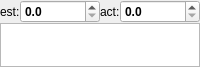
<?xml version="1.0" encoding="UTF-8"?>
<ui version="4.0">
 <class>nodeLookW</class>
 <widget class="QWidget" name="nodeLookW">
  <property name="geometry">
   <rect>
    <x>0</x>
    <y>0</y>
    <width>200</width>
    <height>67</height>
   </rect>
  </property>
  <property name="sizePolicy">
   <sizepolicy hsizetype="Ignored" vsizetype="Preferred">
    <horstretch>0</horstretch>
    <verstretch>0</verstretch>
   </sizepolicy>
  </property>
  <property name="windowTitle">
   <string>Form</string>
  </property>
  <layout class="QVBoxLayout" name="verticalLayout">
   <property name="spacing">
    <number>0</number>
   </property>
   <property name="margin">
    <number>0</number>
   </property>
   <item>
    <layout class="QHBoxLayout" name="horizontalLayout" stretch="1,5,1,5">
     <property name="sizeConstraint">
      <enum>QLayout::SetNoConstraint</enum>
     </property>
     <item>
      <widget class="QLabel" name="label_2">
       <property name="text">
        <string>est:</string>
       </property>
      </widget>
     </item>
     <item>
      <widget class="QDoubleSpinBox" name="estimatedSB">
       <property name="sizePolicy">
        <sizepolicy hsizetype="Ignored" vsizetype="Fixed">
         <horstretch>0</horstretch>
         <verstretch>0</verstretch>
        </sizepolicy>
       </property>
       <property name="minimumSize">
        <size>
         <width>50</width>
         <height>0</height>
        </size>
       </property>
       <property name="font">
        <font>
         <weight>75</weight>
         <bold>true</bold>
        </font>
       </property>
       <property name="decimals">
        <number>1</number>
       </property>
       <property name="maximum">
        <double>100000.000000000000000</double>
       </property>
      </widget>
     </item>
     <item>
      <widget class="QLabel" name="label_3">
       <property name="text">
        <string>act:</string>
       </property>
      </widget>
     </item>
     <item>
      <widget class="QDoubleSpinBox" name="actualSB">
       <property name="sizePolicy">
        <sizepolicy hsizetype="Ignored" vsizetype="Fixed">
         <horstretch>0</horstretch>
         <verstretch>0</verstretch>
        </sizepolicy>
       </property>
       <property name="minimumSize">
        <size>
         <width>50</width>
         <height>0</height>
        </size>
       </property>
       <property name="font">
        <font>
         <weight>75</weight>
         <bold>true</bold>
        </font>
       </property>
       <property name="wrapping">
        <bool>false</bool>
       </property>
       <property name="readOnly">
        <bool>false</bool>
       </property>
       <property name="prefix">
        <string/>
       </property>
       <property name="decimals">
        <number>1</number>
       </property>
       <property name="maximum">
        <double>100000.000000000000000</double>
       </property>
      </widget>
     </item>
    </layout>
   </item>
   <item>
    <widget class="QTextBrowser" name="descriptionTB">
     <property name="enabled">
      <bool>true</bool>
     </property>
     <property name="minimumSize">
      <size>
       <width>0</width>
       <height>25</height>
      </size>
     </property>
     <property name="readOnly">
      <bool>false</bool>
     </property>
    </widget>
   </item>
  </layout>
 </widget>
 <resources/>
 <connections/>
</ui>
